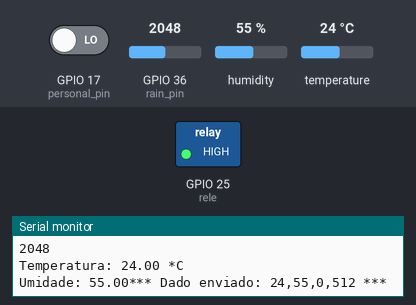
A sketch run on a simulated ESP32. Parts: switched loads named in the sketch (green lamp = pin HIGH), the last lines printed to the serial monitor. Inputs (shaded band) come from the test bench; at power-on: GPIO 36 (rain_pin) = 2048, GPIO 17 (personal_pin) LOW, humidity 55 %, temperature 24 °C. Nothing arrives over Bluetooth unless stated; a phone connects over Bluetooth LE 3 s after start.

Above: at 4.4 s.
4.5 s: GPIO 36 (rain_pin) set to 533
6.2 s: GPIO 36 (rain_pin) set to 449
At 8.2 s:
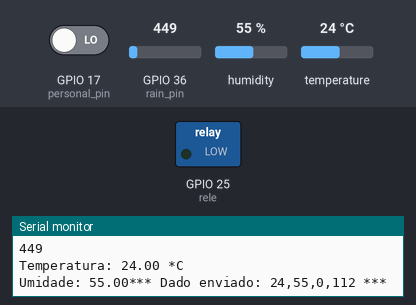
8.5 s: GPIO 36 (rain_pin) set to 751
10.2 s: GPIO 36 (rain_pin) set to 845
At 11.7 s:
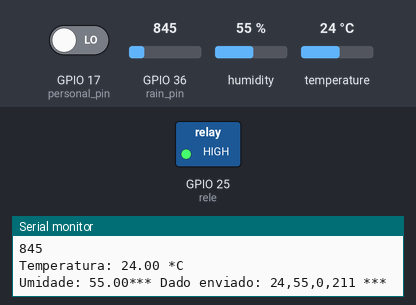
Timing chart, 0 to 13.2 s (numbered marks = the images above; inputs shaded):
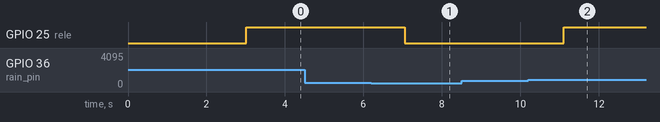

Measured:
- the behaviour switches between 501 and 500 on GPIO 36 (rain_pin) (found by bisection; images 0 and 1)
- the behaviour switches between 799 and 800 on GPIO 36 (rain_pin) (found by bisection; images 1 and 2)
- after the input at 6.2 s, GPIO 25 (rele): HIGH → LOW after 0.86 s
- after the input at 10.2 s, GPIO 25 (rele): LOW → HIGH after 0.90 s

The sketch:

stellar.ino
```cpp
/*

   Create a BLE server that, once we receive a connection, will send periodic notifications.
   The service advertises itself as: 6E400001-B5A3-F393-E0A9-E50E24DCCA9E
   Has a characteristic of: 6E400002-B5A3-F393-E0A9-E50E24DCCA9E - used for receiving data with "WRITE"
   Has a characteristic of: 6E400003-B5A3-F393-E0A9-E50E24DCCA9E - used to send data with  "NOTIFY"

   The design of creating the BLE server is:
   1. Create a BLE Server
   2. Create a BLE Service
   3. Create a BLE Characteristic on the Service
   4. Create a BLE Descriptor on the characteristic
   5. Start the service.
   6. Start advertising.

   In this example rxValue is the data received (only accessible inside that function).
   And txValue is the data to be sent, in this example just a byte incremented every second.
*/
#include "DHTesp.h"
#include <BLEDevice.h>
#include <BLEServer.h>
#include <BLEUtils.h>
#include <BLE2902.h>
#include <iostream>
#include <string>

BLECharacteristic *pCharacteristic;
bool deviceConnected = false;
uint8_t txValue = 0;
const int readPin = 32; // Use GPIO number. See ESP32 board pinouts
//const int LED = 2; // Could be different depending on the dev board. I used the DOIT ESP32 dev board.
//DHT dht(DHTPIN, DHTTYPE);
const int personal_pin = 17;
const int rain_pin = 36;
const int rele = 25;


std::string rxValue;


#define SERVICE_UUID           "6E400001-B5A3-F393-E0A9-E50E24DCCA9E" // UART service UUID
#define CHARACTERISTIC_UUID_RX "6E400002-B5A3-F393-E0A9-E50E24DCCA9E"
#define CHARACTERISTIC_UUID_TX "6E400003-B5A3-F393-E0A9-E50E24DCCA9E"
DHTesp dht;
class MyServerCallbacks: public BLEServerCallbacks {
    void onConnect(BLEServer* pServer) {
      deviceConnected = true;
    };

    void onDisconnect(BLEServer* pServer) {
      deviceConnected = false;
    }
};
class MyCallbacks: public BLECharacteristicCallbacks {
    void onWrite(BLECharacteristic *pCharacteristic) {
      rxValue = pCharacteristic->getValue();
      if (rxValue.length() > 0) {
        Serial.println("*********");
        Serial.print("Received Value: ");

        for (int i = 0; i < rxValue.length(); i++) {
          Serial.print(rxValue[i]);
        }

        Serial.println();
        }
        Serial.println();
        Serial.println("*********");
      }

};

void setup() {

  dht.setup(27, DHTesp::DHT22);
   //pinMode(LED, OUTPUT);
   pinMode(rele, OUTPUT);
   pinMode(personal_pin, INPUT);
   pinMode(rain_pin,INPUT);
   Serial.begin(115200);

  // Create the BLE Device
  BLEDevice::init("Micro app test"); // Give it a name

  // Create the BLE Server
  BLEServer *pServer = BLEDevice::createServer();
  pServer->setCallbacks(new MyServerCallbacks());

  // Create the BLE Service
  BLEService *pService = pServer->createService(SERVICE_UUID);

  // Create a BLE Characteristic
  pCharacteristic = pService->createCharacteristic(
                      CHARACTERISTIC_UUID_TX,
                      BLECharacteristic::PROPERTY_NOTIFY
                    );

  pCharacteristic->addDescriptor(new BLE2902());

  BLECharacteristic *pCharacteristic = pService->createCharacteristic(
                                         CHARACTERISTIC_UUID_RX,
                                         BLECharacteristic::PROPERTY_WRITE
                                       );

  pCharacteristic->setCallbacks(new MyCallbacks());

  // Start the service
  pService->start();

  // Start advertising
  pServer->getAdvertising()->start();
  Serial.println("Waiting a client connection to notify...");
}

void loop() {
  if (deviceConnected) {
    // Fabricate some arbitrary junk for now...
     TempAndHumidity newValues = dht.getTempAndHumidity();
     int rain_value = analogRead(rain_pin);
     Serial.println(rain_value);
      Serial.print("Temperatura: ");
      Serial.print(newValues.temperature);
      Serial.println(" *C");
      Serial.print("Umidade: ");
      Serial.print(newValues.humidity);
      if (rxValue.find('A') != -1) {
      Serial.println("Turning ON!");
      digitalWrite(rele, LOW);
      Serial.println(digitalRead(25));
    }
     if (rxValue.find('B') != -1){
     Serial.println("Turning OFF!");
     digitalWrite(rele, HIGH);
     Serial.println(digitalRead(25));
    }
    char humidityString[4];
    char temperatureString[4];
    char rainString[4];
    char movieString[2];
    bool isDetected = digitalRead(personal_pin);
    dtostrf(newValues.humidity, 4, 2, humidityString);
    dtostrf(newValues.temperature, 4, 2, temperatureString);
    dtostrf(isDetected, 2, 4, movieString);
    dtostrf(rain_value, 2, 4, rainString);
    char SendDataString[100];
    sprintf(SendDataString,"%2.f,%2.f,%d,%d", newValues.temperature, newValues.humidity,isDetected,rain_value/4);
    //sprintf(dhtDataString, "%f", temperature);
    pCharacteristic->setValue(SendDataString);
    pCharacteristic->notify(); // Envia o valor para o aplicativo!
    Serial.print("*** Dado enviado: ");
    if(rain_value<=500){
      digitalWrite(25,LOW);
    }
    if(rain_value>=800 || newValues.temperature>40){
      digitalWrite(25,HIGH);
    }
    Serial.print(SendDataString);
    Serial.println(" ***");
  }
    delay(1000);
}
```
